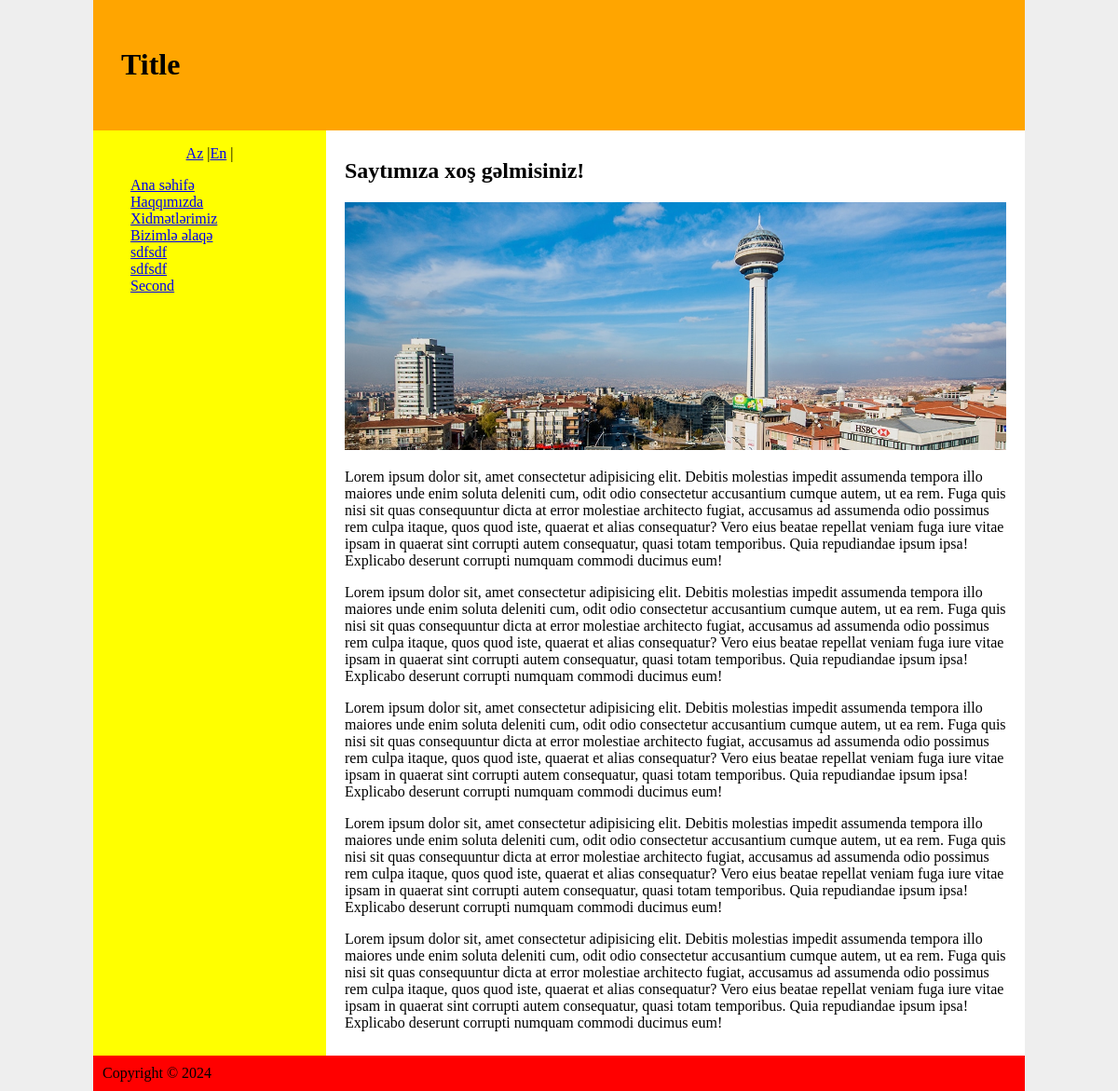
Page /?lang=3 on the committed database.
### tables this page shows
CREATE TABLE `language` (
  `id` int(11) NOT NULL,
  `short` char(2) NOT NULL,
  `full` varchar(16) NOT NULL,
  `status` int(11) NOT NULL
);

CREATE TABLE `menu` (
  `id` int(11) NOT NULL,
  `lang` int(11) NOT NULL,
  `name` varchar(128) DEFAULT NULL,
  `order` int(11) NOT NULL,
  `status` int(11) NOT NULL
);

CREATE TABLE `content` (
  `id` int(11) NOT NULL,
  `menu` int(11) NOT NULL,
  `title` varchar(128) NOT NULL,
  `text` text NOT NULL,
  `image` varchar(32) NOT NULL
);

### index.php (called while the page is built, shortened)
<?php
    require_once ('db.php');
    $lang = (isset($_GET["lang"])) ? $_GET["lang"] :
            ((isset($_COOKIE['dil'])) ? $_COOKIE['dil'] :  2);
    $page = (isset($_GET["page"]) && $_GET["page"] != "") ? (int)$_GET["page"] : "2";
    include("header.php");
    include("main.php");
    include("footer.php");
?>

### main.php (the view)
<?php
    $sql = "SELECT * FROM `content` WHERE `menu`=$page";
    $result = mysqli_query($conn, $sql);
    if (mysqli_num_rows($result) > 0) {
        $row = mysqli_fetch_assoc($result);
        echo '<h2>'.$row["title"].'</h2>';
        echo $row["image"] ? '<img src="img/'.$row["image"].'" alt="'.$row["title"].'" />' : '';
        echo '<div>'.$row["text"].'</div>';
    } else {
        echo '<h2>Error 404</h2>';
        echo '<img src="img/error.jpg" alt="error" />';
        echo '<div>Page not found...</div>';
    }
?>

### header.php (shortened to what this page needs)
<!DOCTYPE html>
<html lang="en">
    <head>
        <link rel="stylesheet" href="style.css" />
    </head>
    <body>
        <div id="container">
            <header>
                <h1>Title</h1>
            </header>
            <main>
                <aside>
                    <p class="lang">
                    <?php
                        $sql = "SELECT `id`, `short` FROM `language` WHERE `status`=1 ORDER BY `short`;";
                        $result = mysqli_query($conn, $sql);
                        while($row = mysqli_fetch_assoc($result)){
                            echo '<a href="?lang='.$row["id"].'">'.ucfirst($row["short"]).'</a> |';
                        }
                    ?>
                    </p>
                    <ul>
                    <?php
                        $sql = "SELECT * FROM `menu` WHERE `lang`=$lang AND `status`=1 ORDER BY `order`";
                        $result = mysqli_query($conn, $sql);
                        while($row = mysqli_fetch_assoc($result)){
                            echo '<li><a href="?page='.$row["id"].'">'.$row["name"].'</a></li>';
                        }
                    ?>
                    </ul>
                </aside>
                <section>

### style.css (style rules this page uses)
* { box-sizing: border-box; }
body { margin: 0; background: #eee; }
#container { max-width: 1000px; margin: auto }
header { padding: 30px; background: orange; }
main { display: flex }
aside { width: 25%; background: yellow; }
section { width: 75%; background: white; padding: 10px 20px; }
.lang { text-align: center; }
ul { list-style: none; }
main img { width: 100%; }

### rows in the picture
language: short "Az"
language: short "En"
menu: name "Ana səhifə"
menu: name "Haqqımızda"
menu: name "Xidmətlərimiz"
menu: name "Bizimlə əlaqə"
menu: name "sdfsdf"
menu: name "sdfsdf"
menu: name "Second"
content: title "Saytımıza xoş gəlmisiniz!", image (picture), text "Lorem ipsum dolor sit, amet consectetur adipisicing elit. Debitis molestias impedit assumenda tempora illo maiores unde enim soluta deleniti cum, odit odio consectetur accusantium cumque autem, ut ea rem. Fuga quis nisi sit quas consequuntur dicta at error molestiae architecto fugiat, accusamus ad assumenda odio possimus rem culpa itaque, quos quod iste, quaerat et alias consequatur? Vero eius beatae repellat veniam fuga iure vitae ipsam in quaerat sint corrupti autem consequatur, quasi totam temporibus. Quia repudiandae ipsum ipsa! Explicabo deserunt corrupti numquam commodi ducimus eum! Lorem ipsum dolor sit, amet consectetur adipisicing elit. Debitis molestias impedit assumenda tempora…"
